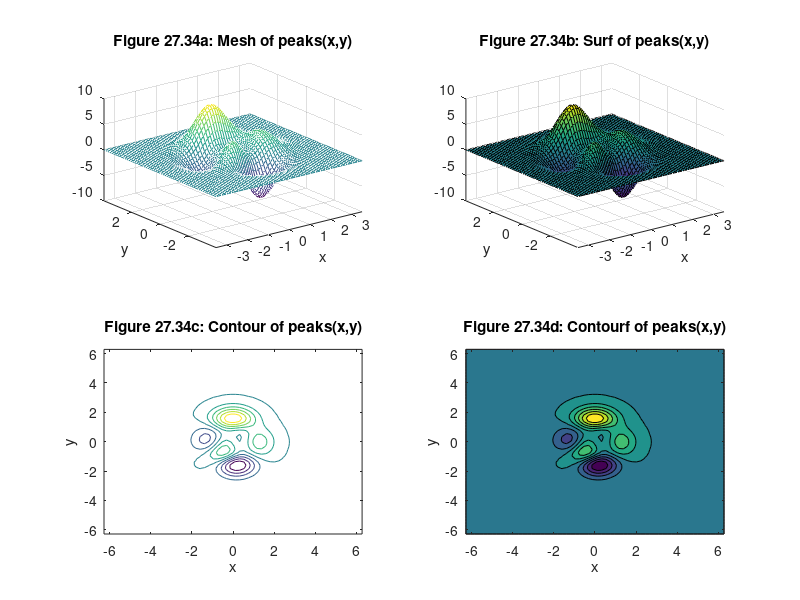

Write the MATLAB code that produced this figure.
fstr=['3*(1-x).^2.*exp(-(x.^2) - (y+1).^2)' ... 
  ' - 10*(x/5 - x.^3 - y.^5).*exp(-x.^2-y.^2)' ... 
  ' - 1/3*exp(-(x+1).^2 - y.^2)'];
subplot(2,2,1)
ezmesh(fstr)
title('Figure 27.34a: Mesh of peaks(x,y)')
subplot(2,2,2)
ezsurf(fstr)
title('Figure 27.34b: Surf of peaks(x,y)')
subplot(2,2,3)
ezcontour(fstr)
title('Figure 27.34c: Contour of peaks(x,y)')
subplot(2,2,4)
ezcontourf(fstr)
title('Figure 27.34d: Contourf of peaks(x,y)')
